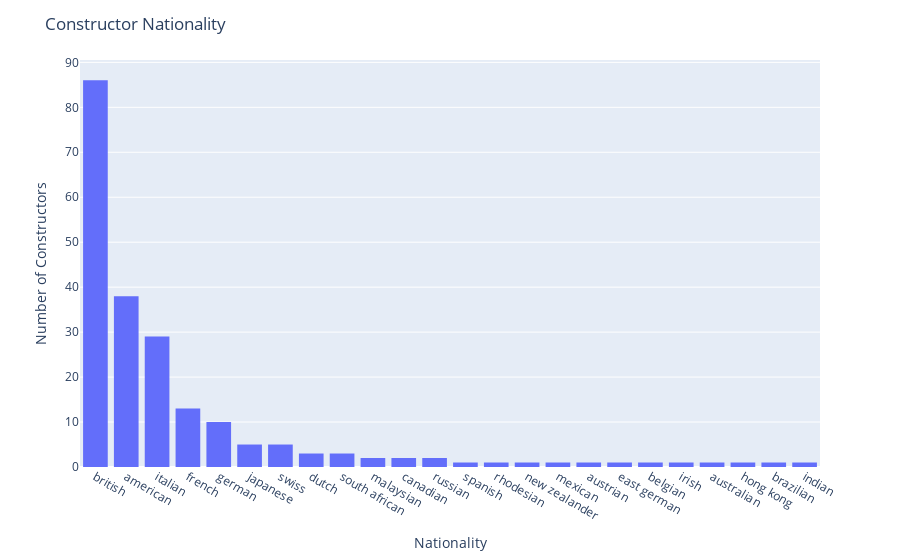

The code cell stored with this chart in its notebook:
### Code cell
# Create a histogram
constructor_nationality_hist = px.histogram(constructor_nationality, x='nationality', y='count')

# Update the layout
constructor_nationality_hist.update_layout(
    showlegend=False,
    xaxis=dict(title='Nationality'),
    yaxis=dict(title='Number of Constructors'),
    title='Constructor Nationality'
)

# Show the plot
constructor_nationality_hist.show()

### Figure 1 — Plotly figure (JSON) as saved in the notebook; plotly's stock layout.template omitted (floating-point values rounded to 4 significant figures)
{"data": [{"alignmentgroup": "True", "bingroup": "x", "histfunc": "sum", "hovertemplate": "nationality=%{x}<br>sum of count=%{y}<extra></extra>", "legendgroup": "", "marker": {"color": "#636efa", "pattern": {"shape": ""}}, "name": "", "offsetgroup": "", "orientation": "v", "showlegend": false, "type": "histogram", "x": ["british", "american", "italian", "french", "german", "japanese", "swiss", "dutch", "south african", "malaysian", "canadian", "russian", "spanish", "rhodesian", "new zealander", "mexican", "austrian", "east german", "belgian", "irish", "australian", "hong kong", "brazilian", "indian"], "xaxis": "x", "y": [86, 38, 29, 13, 10, 5, 5, 3, 3, 2, 2, 2, 1, 1, 1, 1, 1, 1, 1, 1, 1, 1, 1, 1], "yaxis": "y"}], "layout": {"barmode": "relative", "legend": {"tracegroupgap": 0}, "margin": {"t": 60}, "showlegend": false, "title": {"text": "Constructor Nationality"}, "xaxis": {"anchor": "y", "domain": [0, 1], "title": {"text": "Nationality"}}, "yaxis": {"anchor": "x", "domain": [0, 1], "title": {"text": "Number of Constructors"}}}}
